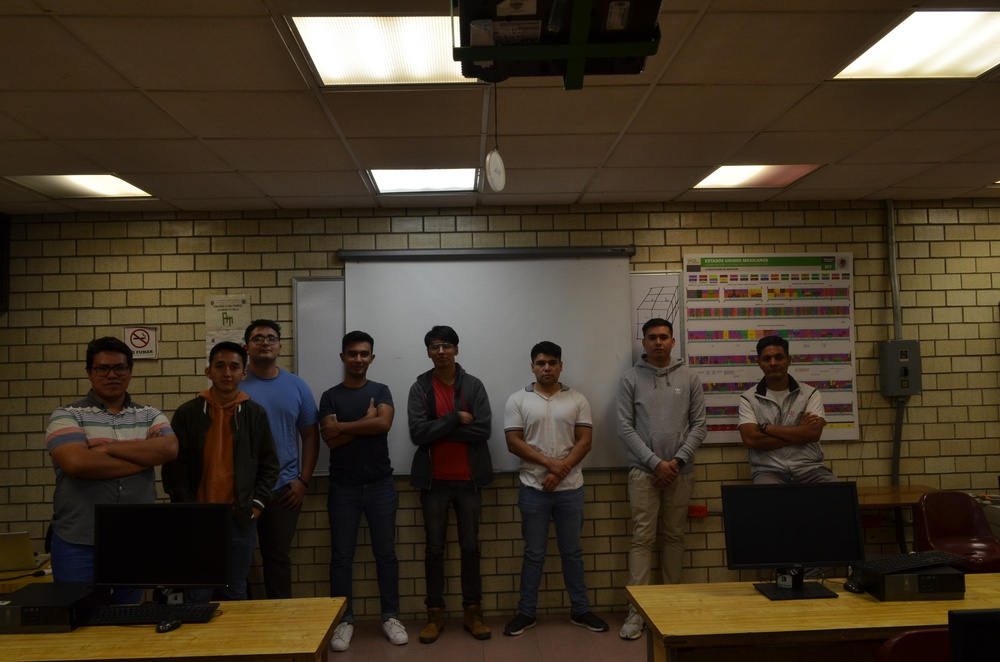
#> input picture fotos_9/DSC_0237.JPG, 1000 x 662 px, shrunk from 3696 x 2448 before the run, found by its file name
$ python 'Metodo Otsu.py'
#> lines starting #> are read from the running program, lines starting #| are printed output that depends on the picture
import numpy as np
import cv2
import matplotlib.pyplot as plt
#from PIL import Image

A = cv2.imread("fotos_9\DSC_0237.JPG")
#> A is the input picture: shape (662, 1000, 3); mean B, G, R 39.7, 55.5, 67.4
[M, N, L] = A.shape
#> M = 662; N = 1000; L = 3
C=np.zeros((M,N),np.uint8)
D=np.zeros((M,N,1),float)

for i in range (0,M):
    for j in range (0,N):
        D[i,j,0] = 0.299*A[i,j,0] + 0.587*A[i,j,1] +0.114*A[i,j,2]
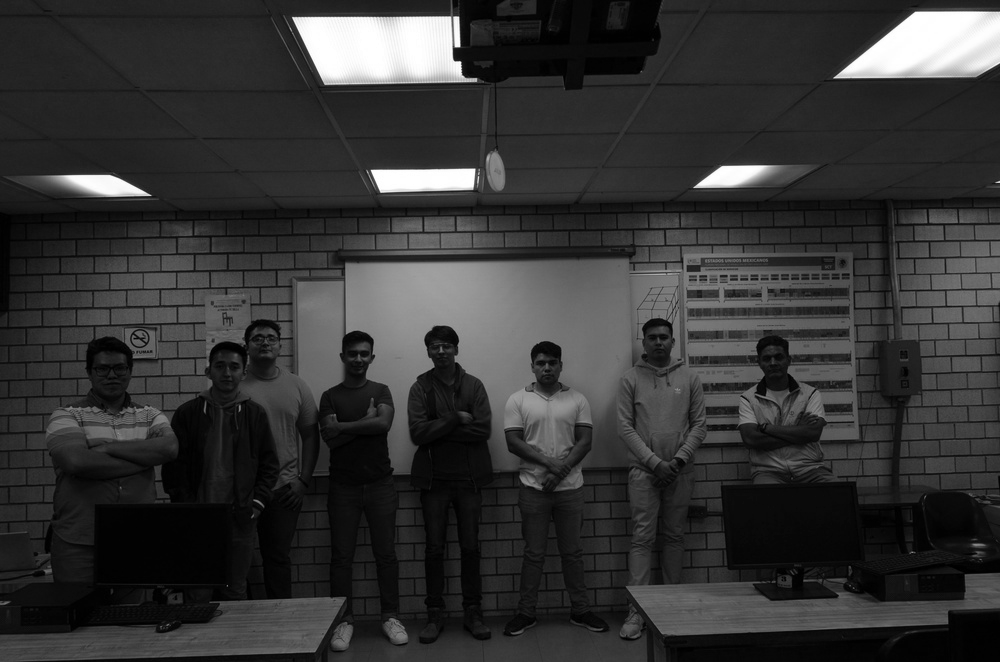
#> D: shape (662, 1000, 1) float64; min 0, max 255, mean 52.1

D = np.array(D,dtype=(np.uint8))

intensidades = D.flatten()
# Calcular la probabilidad de cada nivel de intensidad
hist, bins = np.histogram(D.flatten(), bins=256, range=[0, 256])
#> hist = 256 values, max 17973 at index 40, min 18 at index 161, mean 2585.9; bins = 257 values from 0 to 256
probabilidad = hist / hist.sum()
#> probabilidad = 256 values, max 0.0271 at index 40, min 2.72e-05 at index 161, mean 0.00391
#print(hist)
#print(probabilidad)
varianzas = []
# Calcular la varianza entre clases para cada posible umbral
for t in range(1, 256):
    w0 = probabilidad[:t].sum()
    w1 = probabilidad[t:].sum()

    mu0 = np.sum(np.arange(t) * probabilidad[:t]) / w0 if w0 > 0 else 0
    mu1 = np.sum(np.arange(t, 256) * probabilidad[t:]) / w1 if w1 > 0 else 0

    varianza_entre_clases = w0 * w1 * ((mu0 - mu1) ** 2)
    varianzas.append(varianza_entre_clases)
#> this loop made 255 passes
#> (w0, w1, mu0, mu1, varianza_entre_clases) on passes 1 to 3: (0.000698, 0.999, 0, 51.71, 1.86), (0.00577, 0.994, 0.879, 51.96, 14.96), (0.0224, 0.978, 1.71, 52.81, 57.21)
#> after the loop, varianzas = 255 values, max 1435.9 at index 89, min 1.86 at index 0, mean 1129.4
# Encontrar el umbral que maximiza la varianza entre clases
umbral = np.argmax(varianzas)
#> umbral = 89

for i in range (0,M):
    for j in range (0,N):
        if(D[i,j]>umbral):
             C[i,j] = D[i,j]
        else:
            C[i,j] = 0
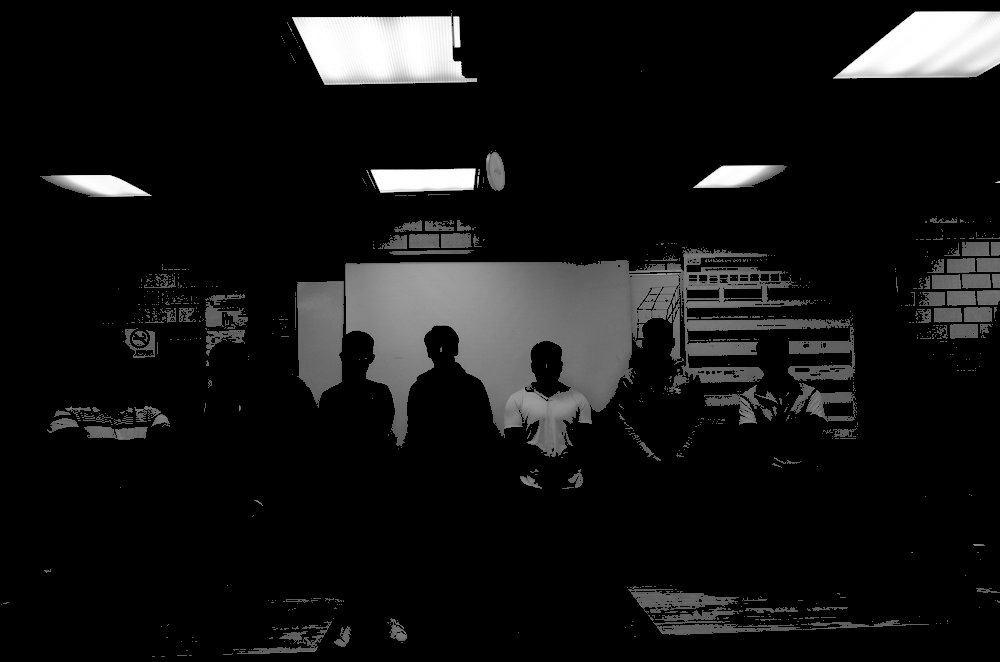
#> C: shape (662, 1000); min 0, max 255, mean 21

R = cv2.resize(D,(738,488))
cv2.imshow('Escala', R)
R1 = cv2.resize(C,(738,488))
cv2.imshow('Calidad', R1)
cv2.waitKey(0)
cv2.destroyAllWindows()

cv2.imwrite("Resultados/Escala.jpg", R)
cv2.imwrite("Resultados/Calidad.jpg", R1)

$ run again, with fotos_9/DSC_0239.JPG copied over fotos_9/DSC_0237.JPG
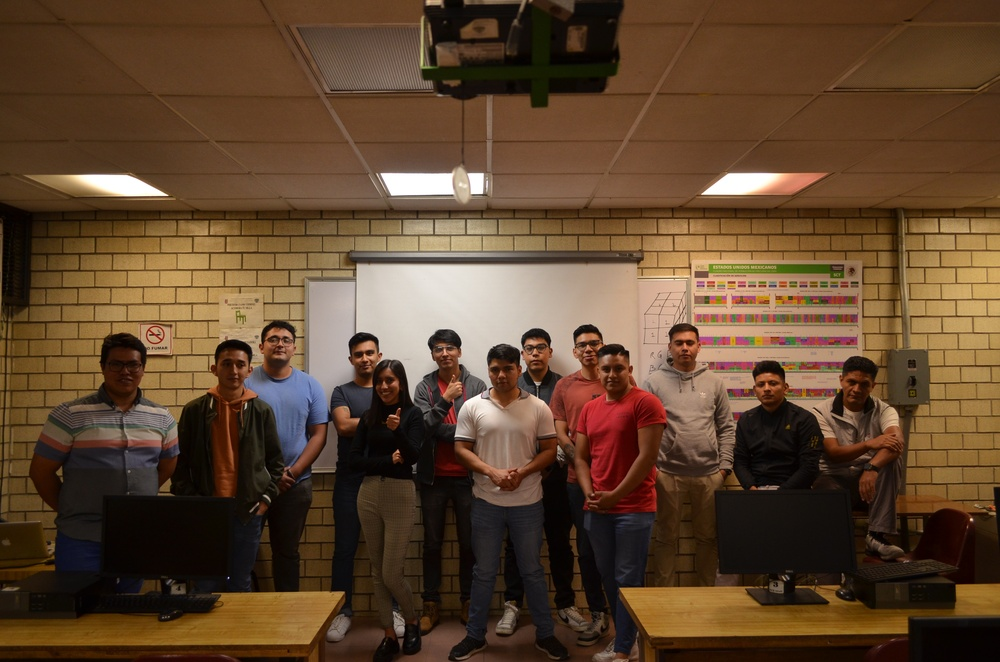
#> input picture fotos_9/DSC_0239.JPG, 1000 x 662 px, shrunk from 3696 x 2448 before the run, found by its file name
#> A is the input picture: shape (662, 1000, 3); mean B, G, R 45.9, 69, 94.9
#> after the loop `for i in range (0,M):`:
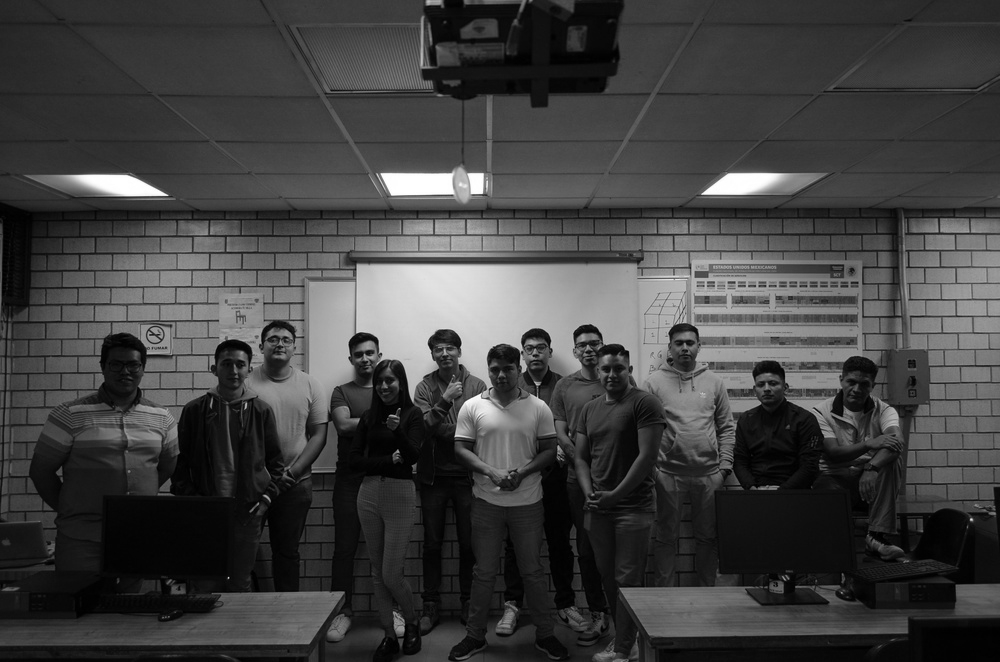
#> D: shape (662, 1000, 1) float64; min 0, max 255, mean 65.1
#> hist = 256 values, max 9703 at index 59, min 13 at index 237, mean 2585.9; bins = 257 values from 0 to 256
#> probabilidad = 256 values, max 0.0147 at index 59, min 1.96e-05 at index 237, mean 0.00391
#> the loop `for t in range(1, 256):` made 255 passes
#> (w0, w1, mu0, mu1, varianza_entre_clases) on passes 1 to 3: (0.000205, 1, 0, 64.61, 0.857), (0.00209, 0.998, 0.902, 64.73, 8.49), (0.00862, 0.991, 1.73, 65.14, 34.35)
#> after the loop `for t in range(1, 256):`: varianzas = 255 values, max 1614.2 at index 89, min 0.857 at index 0, mean 939
#> umbral = 89
#> after the loop `for i in range (0,M):`:
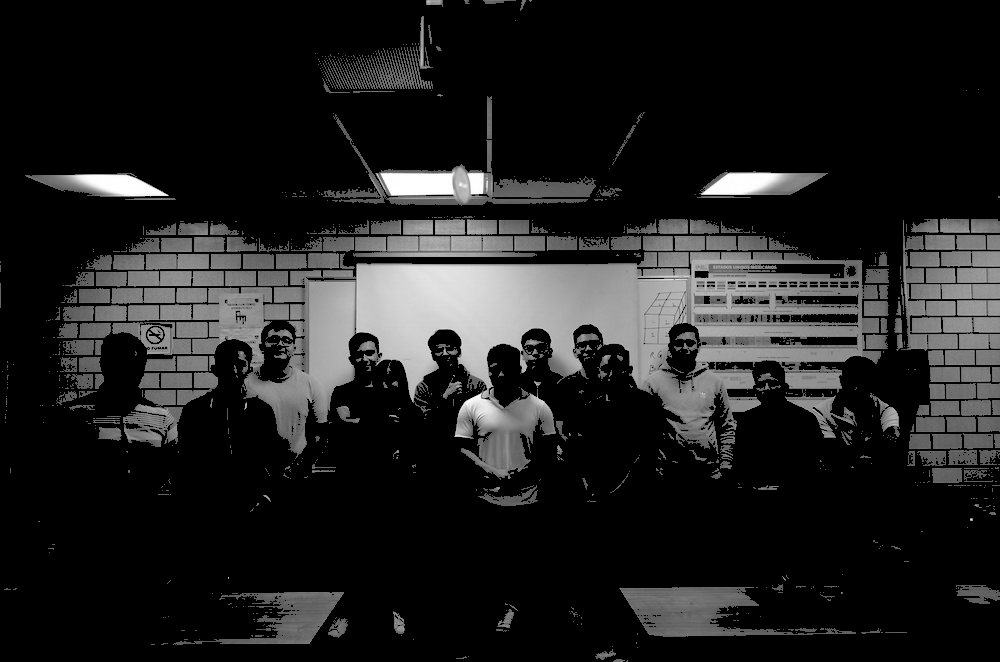
#> C: shape (662, 1000); min 0, max 255, mean 32.4

$ run again, with fotos_9/DSC_0240.JPG copied over fotos_9/DSC_0237.JPG
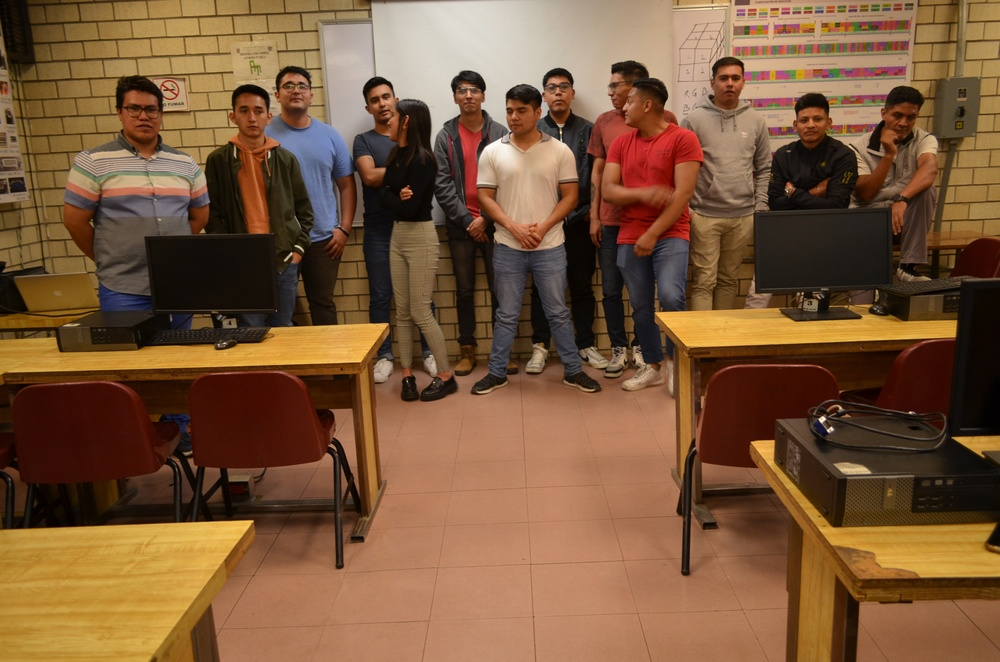
#> input picture fotos_9/DSC_0240.JPG, 1000 x 662 px, shrunk from 3696 x 2448 before the run, found by its file name
#> A is the input picture: shape (662, 1000, 3); mean B, G, R 58.1, 87.8, 122.8
#> after the loop `for i in range (0,M):`:
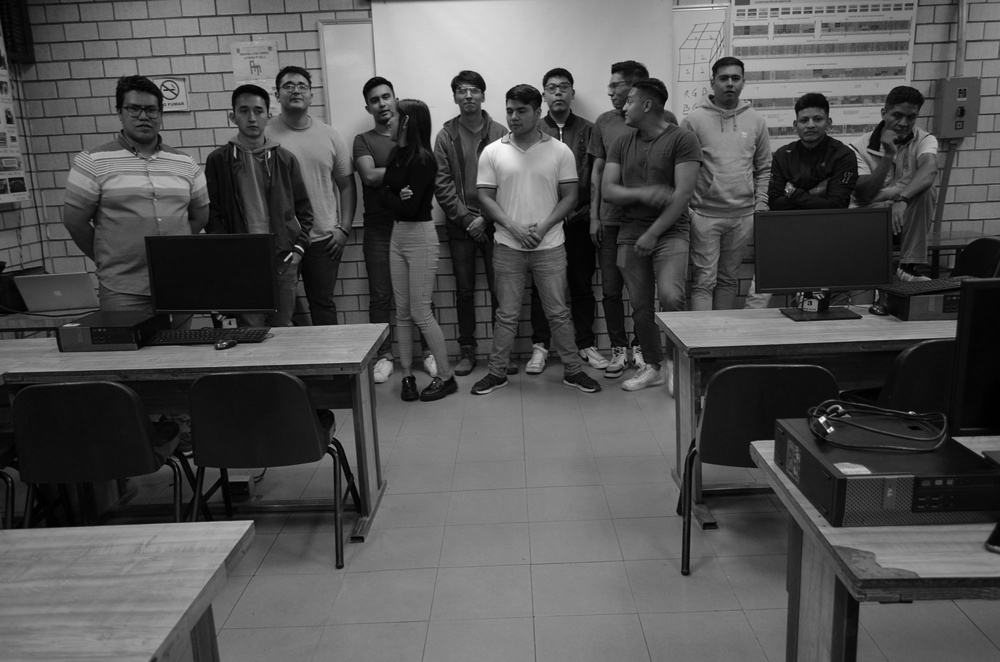
#> D: shape (662, 1000, 1) float64; min 0.342, max 252.3, mean 82.9
#> hist = 256 values, max 12286 at index 13, min 0 at index 251, mean 2585.9; bins = 257 values from 0 to 256
#> probabilidad = 256 values, max 0.0186 at index 13, min 0 at index 251, mean 0.00391
#> the loop `for t in range(1, 256):` made 255 passes
#> (w0, w1, mu0, mu1, varianza_entre_clases) on passes 1 to 3: (0.000104, 1, 0, 82.43, 0.708), (0.0014, 0.999, 0.925, 82.53, 9.3), (0.00276, 0.997, 1.46, 82.64, 18.16)
#> after the loop `for t in range(1, 256):`: varianzas = 255 values, max 2073.4 at index 81, min 0 at index 252, mean 987.4
#> umbral = 81
#> after the loop `for i in range (0,M):`:
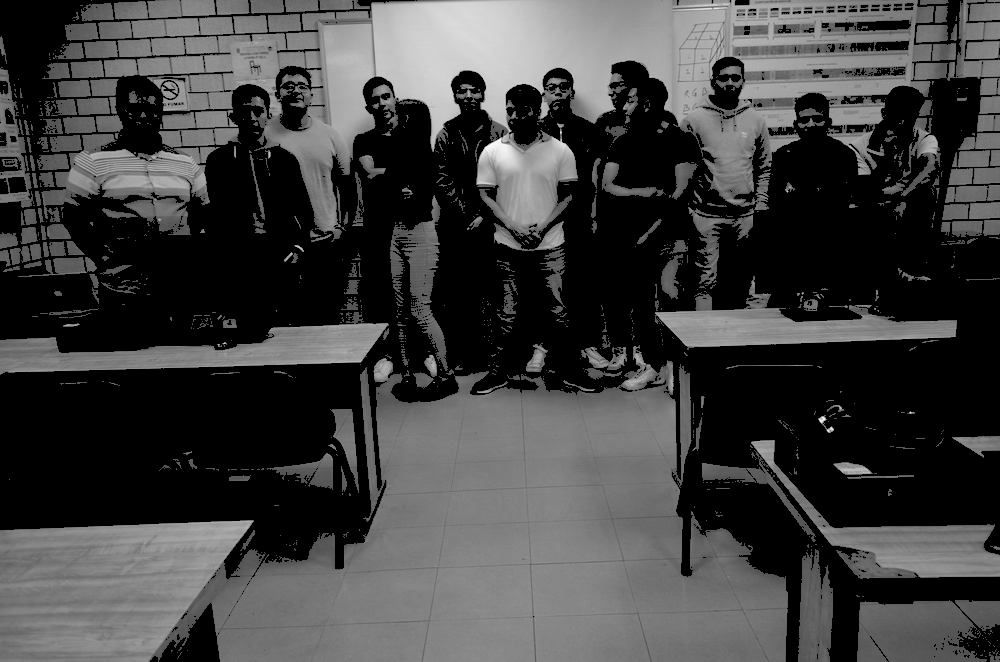
#> C: shape (662, 1000); min 0, max 252, mean 64.9

$ run again, with fotos_9/DSC_0241.JPG copied over fotos_9/DSC_0237.JPG
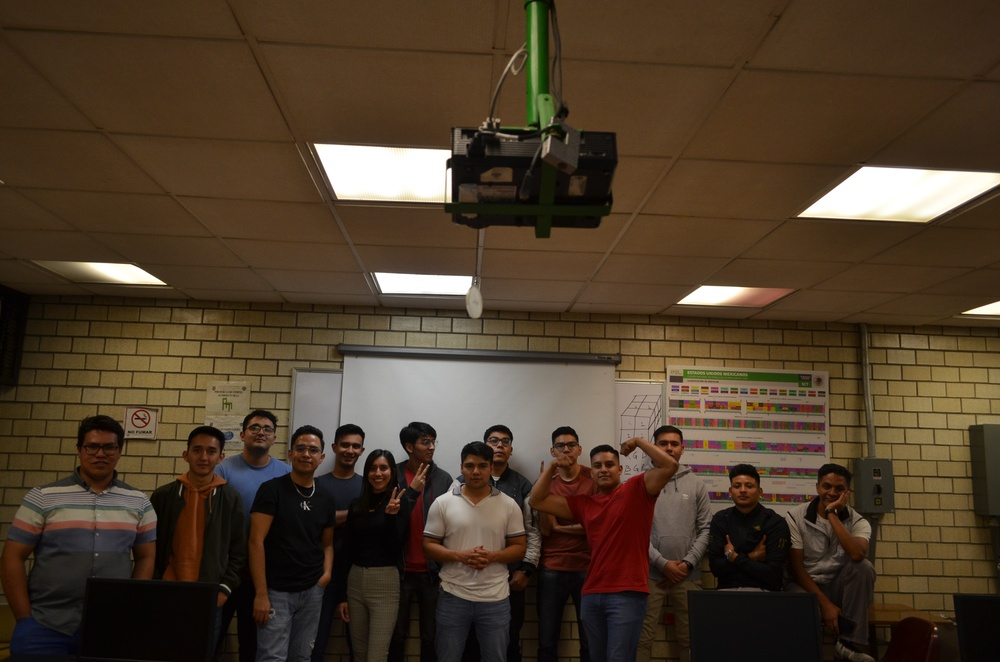
#> input picture fotos_9/DSC_0241.JPG, 1000 x 662 px, shrunk from 3696 x 2448 before the run, found by its file name
#> A is the input picture: shape (662, 1000, 3); mean B, G, R 41.9, 59.8, 76.6
#> after the loop `for i in range (0,M):`:
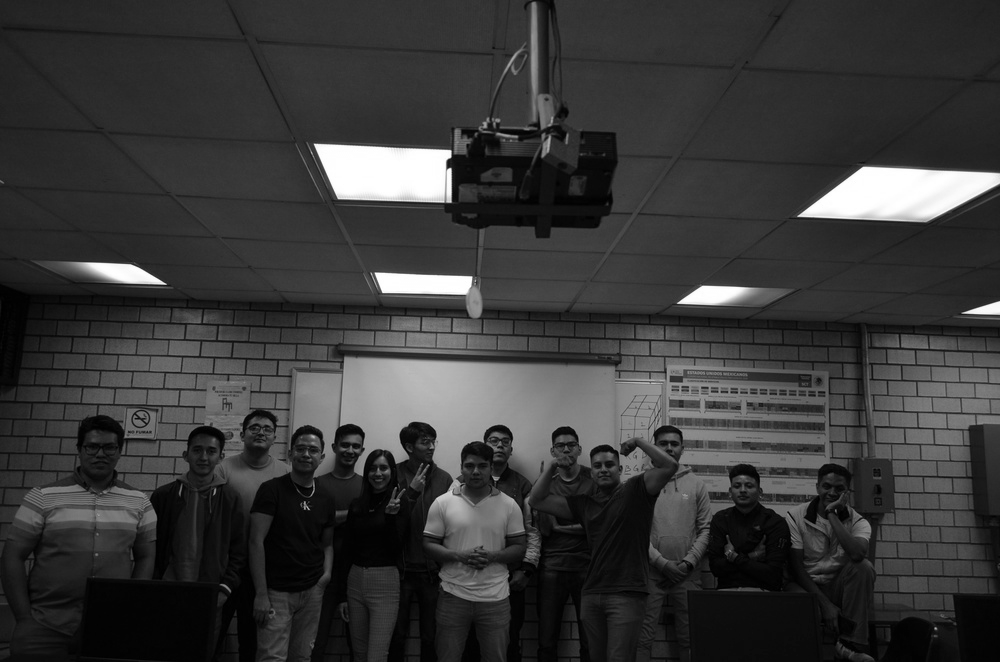
#> D: shape (662, 1000, 1) float64; min 0, max 255, mean 56.4
#> hist = 256 values, max 15879 at index 52, min 18 at index 188, mean 2585.9; bins = 257 values from 0 to 256
#> probabilidad = 256 values, max 0.024 at index 52, min 2.72e-05 at index 188, mean 0.00391
#> the loop `for t in range(1, 256):` made 255 passes
#> (w0, w1, mu0, mu1, varianza_entre_clases) on passes 1 to 3: (0.000355, 1, 0, 55.93, 1.11), (0.00244, 0.998, 0.854, 56.04, 7.4), (0.00974, 0.99, 1.71, 56.44, 28.88)
#> after the loop `for t in range(1, 256):`: varianzas = 255 values, max 1413 at index 96, min 1.11 at index 0, mean 1020.2
#> umbral = 96
#> after the loop `for i in range (0,M):`:
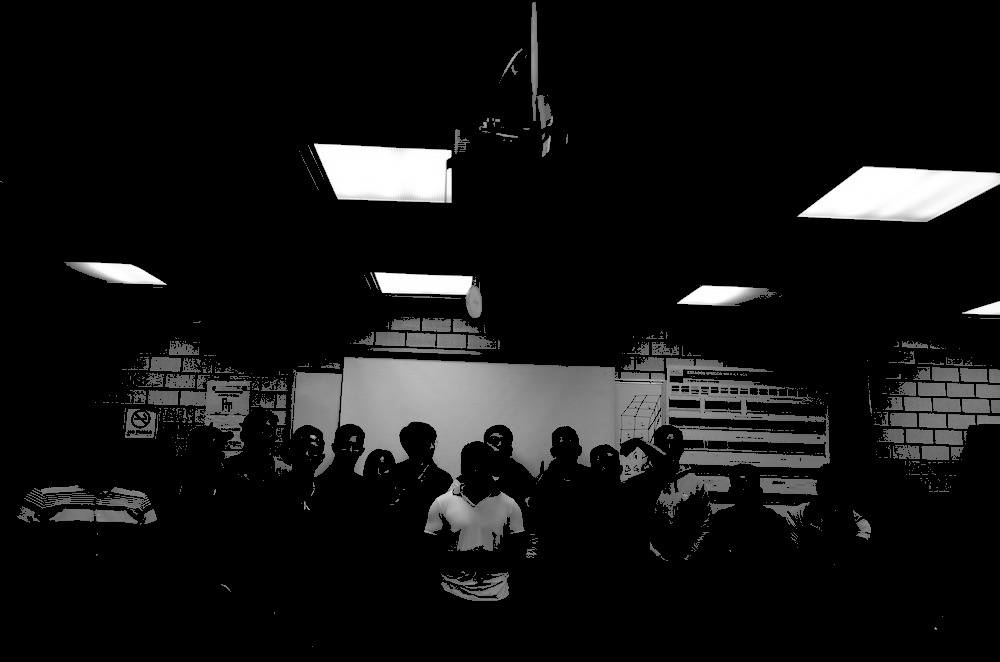
#> C: shape (662, 1000); min 0, max 255, mean 20.2
